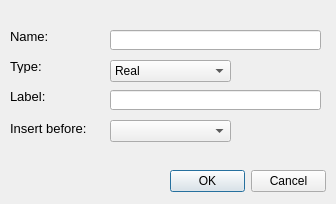
<?xml version="1.0" encoding="UTF-8"?>
<ui version="4.0">
 <class>CreateNewVariable</class>
 <widget class="QDialog" name="CreateNewVariable">
  <property name="geometry">
   <rect>
    <x>0</x>
    <y>0</y>
    <width>336</width>
    <height>204</height>
   </rect>
  </property>
  <property name="windowTitle">
   <string>Create New Variable</string>
  </property>
  <widget class="QLabel" name="label">
   <property name="geometry">
    <rect>
     <x>10</x>
     <y>30</y>
     <width>47</width>
     <height>13</height>
    </rect>
   </property>
   <property name="font">
    <font>
     <pointsize>10</pointsize>
    </font>
   </property>
   <property name="text">
    <string>Name:</string>
   </property>
  </widget>
  <widget class="QLabel" name="label_2">
   <property name="geometry">
    <rect>
     <x>10</x>
     <y>60</y>
     <width>47</width>
     <height>13</height>
    </rect>
   </property>
   <property name="font">
    <font>
     <pointsize>10</pointsize>
    </font>
   </property>
   <property name="text">
    <string>Type:</string>
   </property>
  </widget>
  <widget class="QLabel" name="label_3">
   <property name="geometry">
    <rect>
     <x>10</x>
     <y>90</y>
     <width>47</width>
     <height>13</height>
    </rect>
   </property>
   <property name="font">
    <font>
     <pointsize>10</pointsize>
    </font>
   </property>
   <property name="text">
    <string>Label:</string>
   </property>
  </widget>
  <widget class="QLineEdit" name="lineEditName">
   <property name="geometry">
    <rect>
     <x>110</x>
     <y>30</y>
     <width>211</width>
     <height>20</height>
    </rect>
   </property>
  </widget>
  <widget class="QComboBox" name="comboBoxType">
   <property name="geometry">
    <rect>
     <x>110</x>
     <y>60</y>
     <width>121</width>
     <height>22</height>
    </rect>
   </property>
   <item>
    <property name="text">
     <string>Real</string>
    </property>
   </item>
   <item>
    <property name="text">
     <string>Integer</string>
    </property>
   </item>
   <item>
    <property name="text">
     <string>String</string>
    </property>
   </item>
  </widget>
  <widget class="QLineEdit" name="lineEditLabel">
   <property name="geometry">
    <rect>
     <x>110</x>
     <y>90</y>
     <width>211</width>
     <height>20</height>
    </rect>
   </property>
  </widget>
  <widget class="QLabel" name="label_4">
   <property name="geometry">
    <rect>
     <x>10</x>
     <y>120</y>
     <width>81</width>
     <height>16</height>
    </rect>
   </property>
   <property name="font">
    <font>
     <pointsize>10</pointsize>
    </font>
   </property>
   <property name="text">
    <string>Insert before:</string>
   </property>
  </widget>
  <widget class="QComboBox" name="comboBoxInsertBefore">
   <property name="geometry">
    <rect>
     <x>110</x>
     <y>120</y>
     <width>121</width>
     <height>22</height>
    </rect>
   </property>
  </widget>
  <widget class="QDialogButtonBox" name="buttonBox">
   <property name="geometry">
    <rect>
     <x>170</x>
     <y>170</y>
     <width>156</width>
     <height>23</height>
    </rect>
   </property>
   <property name="standardButtons">
    <set>QDialogButtonBox::Cancel|QDialogButtonBox::Ok</set>
   </property>
  </widget>
 </widget>
 <resources/>
 <connections/>
</ui>
